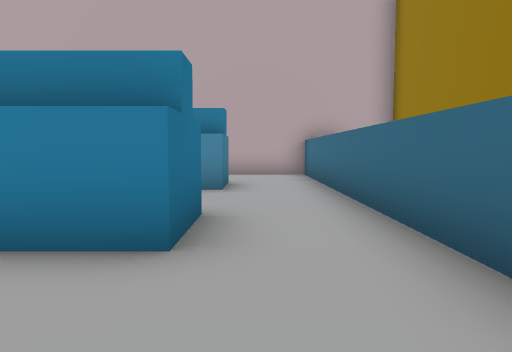
view 1 (above)

16 first-person views from a walk through a scene from a Unity 3-D project. The camera is 1.4 m above the floor, tilts 4° down and sees 70° across. The floor is counted in squares, 2 m on a side. Each view is taken from the middle of a square. On the plan, view 1 faces up. The plan holds only what a view shows up to about 11 squares ahead; the rest is blank. The place goes on beyond the plan. The player character is not drawn.

view 2
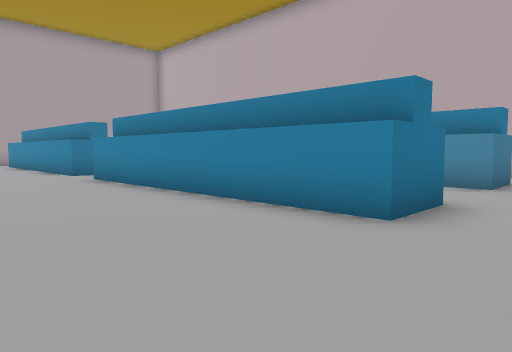

view 3
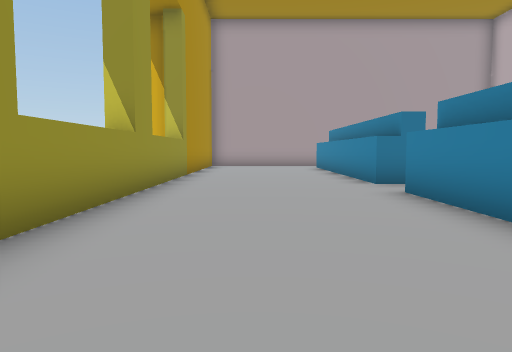

view 4
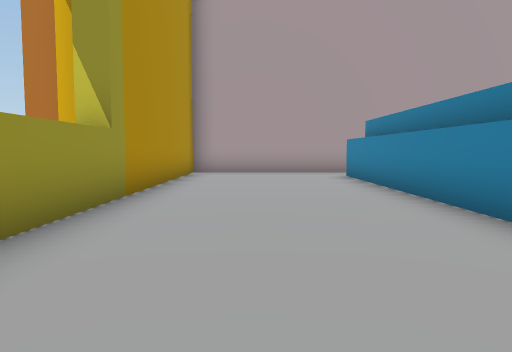

view 5
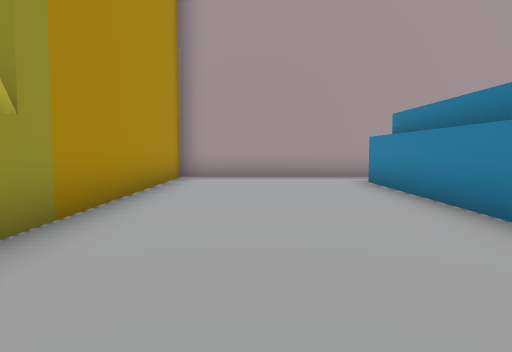

view 6
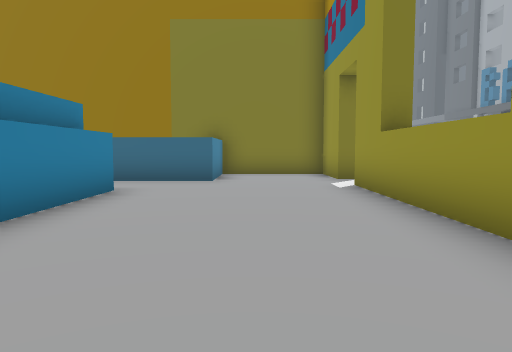

view 7
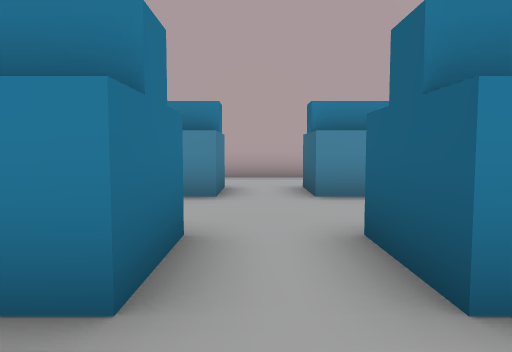

view 8
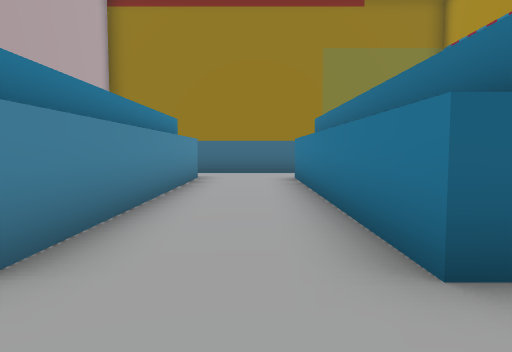

view 9
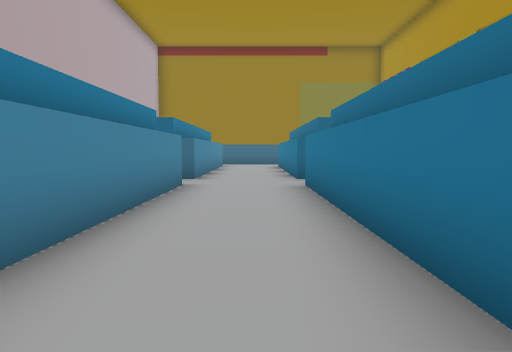

view 10
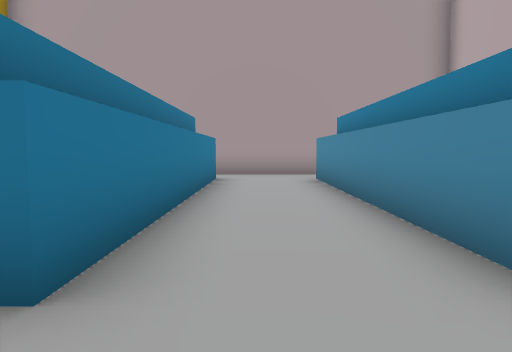

view 11
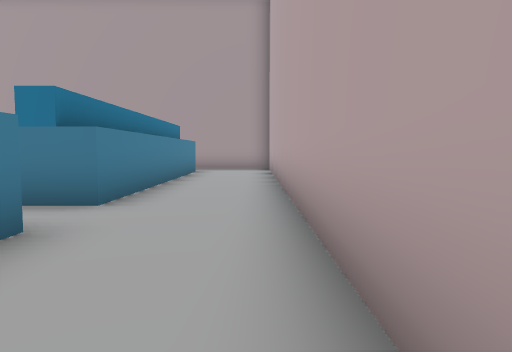

view 12
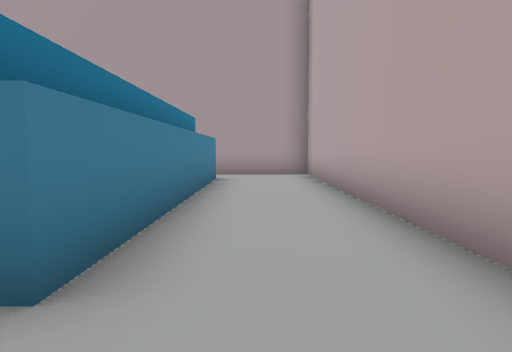

view 13
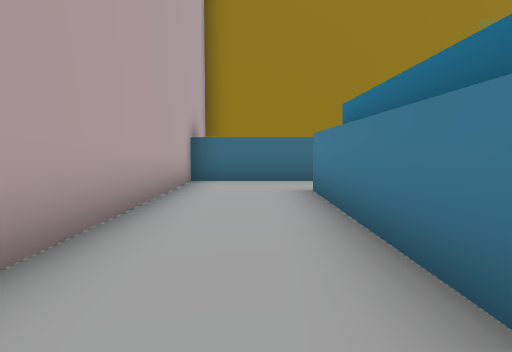

view 14
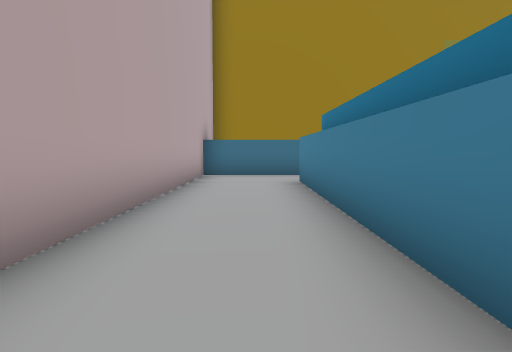

view 15
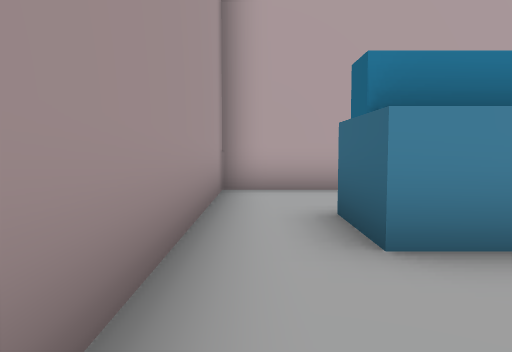

view 16
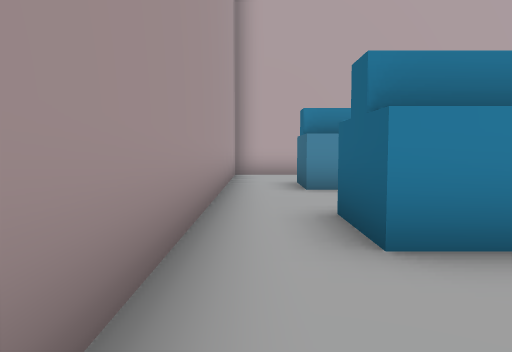

### Floor plan
Ten units are one square. View 1 is at (0, 0); x grows to the right and y downward. Boxes are objects, and circles mark ways between rooms. Rooms are numbered by the first view taken in them; rooms with no view inside come last. Other rooms are left out.
<svg viewBox="-191 -110 235 140">
<path fill="none" stroke="#000" d="M-96 -25 -171 -25M-6 -25 -81 -25M19 25 19 20 39 20 39 -10 14 -10 14 -25M-186 -25 -186 20 5 20M-96 -65 -171 -65M-81 -25 -81 -40 -6 -40 -6 -25M-6 -65 -81 -65M-171 -25 -171 -40 -96 -40 -96 -25M14 -25 14 -65M-186 -65 -186 -25M-81 -65 -81 -80 -6 -80 -6 -65M-171 -65 -171 -80 -96 -80 -96 -65M14 -65 14 -105 -186 -105 -186 -65"/>
<circle cx="-180" cy="-35" r="3" fill="#2a7"/>
<circle cx="-90" cy="-35" r="3" fill="#2a7"/>
<circle cx="5" cy="-35" r="3" fill="#2a7"/>
<circle cx="-180" cy="-75" r="3" fill="#2a7"/>
<circle cx="-90" cy="-75" r="3" fill="#2a7"/>
<circle cx="5" cy="-75" r="3" fill="#2a7"/>
<text x="-80" y="0">1</text>
<text x="-80" y="-50">2</text>
<text x="-80" y="-90">3</text>
</svg>
Room 1 opens to room 2. Room 2 opens to room 3.

Where each view was taken, in squares from view 1:
view 1: 0 up, 0 right, facing up
view 2: 1 down, 1 right, facing up-left
view 3: 0 up, 2 left, facing left
view 4: 0 up, 7 left, facing left
view 5: 0 up, 9 left, facing left
view 6: 0 up, 7 left, facing right
view 7: 1 up, 9 left, facing up
view 8: 5 up, 10 left, facing right
view 9: 5 up, 17 left, facing right
view 10: 5 up, 8 left, facing left
view 11: 10 up, 5 left, facing left
view 12: 9 up, 8 left, facing left
view 13: 9 up, 7 left, facing right
view 14: 9 up, 9 left, facing right
view 15: 4 up, 18 left, facing up
view 16: 0 up, 18 left, facing up
